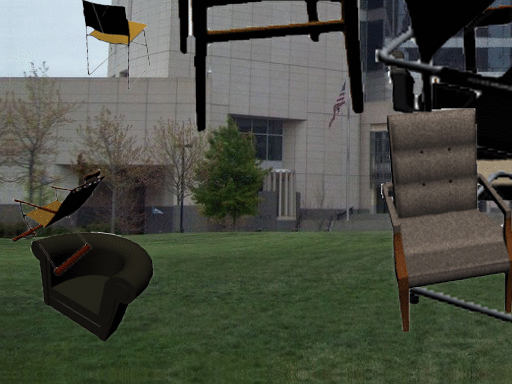
#> input picture ps3_code/p5/p5_data/chairs/frame_1_chairs.png, 512 x 384 px
$ python p5.py
#> lines starting #> are read from the running program, lines starting #| are printed output that depends on the picture
import numpy as np
import cv2
import os

# [108 lines left out: functions draw_tracks, Q5_A, Q5_B, not called in this run]


def dense_flow(frame1, frame2, title=None):
    prvs = cv2.cvtColor(frame1, cv2.COLOR_BGR2GRAY)
    hsv = np.zeros_like(frame1)
    hsv[..., 1] = 255

    next_frame = cv2.cvtColor(frame2, cv2.COLOR_BGR2GRAY)
    # computing flow using FlowFarneback
    flow = cv2.calcOpticalFlowFarneback(prvs, next_frame, None, 0.5, 3, 15, 3, 5, 1.2, 0)
    # getting cart to polar coordinates
    mag, ang = cv2.cartToPolar(flow[..., 0], flow[..., 1])
    hsv[..., 0] = ang*180/np.pi/2
    hsv[..., 2] = cv2.normalize(mag, None, 0, 255, cv2.NORM_MINMAX)
    bgr = cv2.cvtColor(hsv, cv2.COLOR_HSV2BGR)
    cv2.imwrite(f'farneback-{title}.png', bgr)
    print("saved HSV optical flow")


if __name__ == "__main__":
    # Q5 part(a)
    # pts = Q5_A(folder_path="./p5_data/globe1/")
    intrinsic = np.array([[486, 0, 318.5],
                          [0, 491, 237],
                          [0, 0, 1]])

    # Q5 part(b)
    # pts_3d = Q5_B(pts, intrinsic, folder_path="./p5_data/globe1/")
    # Q5 part(c) (tracking for books)
    # pts_book = Q5_A(folder_path="./p5_data/book/")
    # Q5 part(d)
    frame1 = cv2.imread('p5_data/chairs/frame_1_chairs.png')
#> frame1 is the input picture: shape (384, 512, 3); mean B, G, R 68.3, 78.8, 74.8
    frame2 = cv2.imread('p5_data/chairs/frame_2_chairs.png')
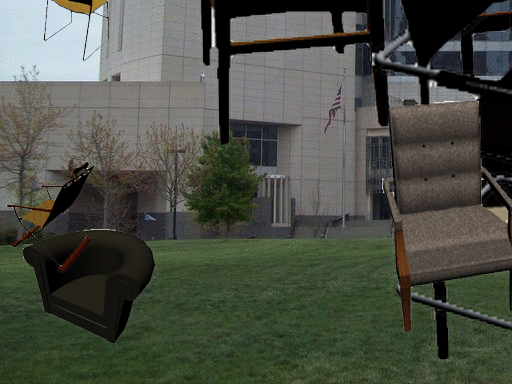
#> input picture ps3_code/p5/p5_data/chairs/frame_2_chairs.png, 512 x 384 px
#> frame2 is the input picture: shape (384, 512, 3); mean B, G, R 69.5, 79.4, 75.6
    dense_flow(frame1, frame2, title="chairs")
    frame1 = cv2.imread('p5_data/globe1/rgb04.png')
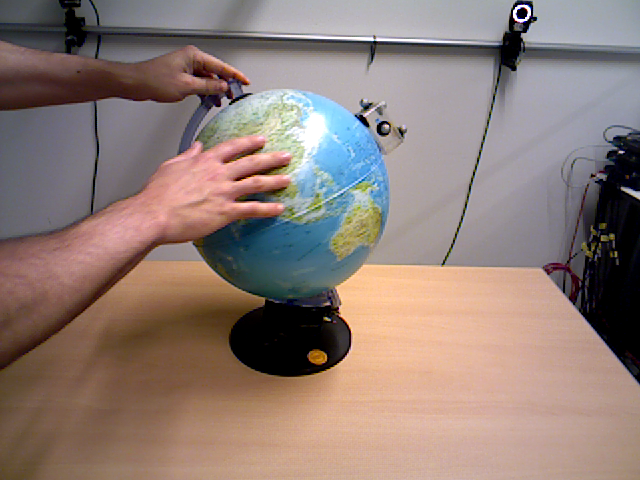
#> input picture ps3_code/p5/p5_data/globe1/rgb04.png, 640 x 480 px
#> frame1 is the input picture: shape (480, 640, 3); mean B, G, R 118.6, 125.3, 143.1
    frame2 = cv2.imread('p5_data/globe1/rgb05.png')
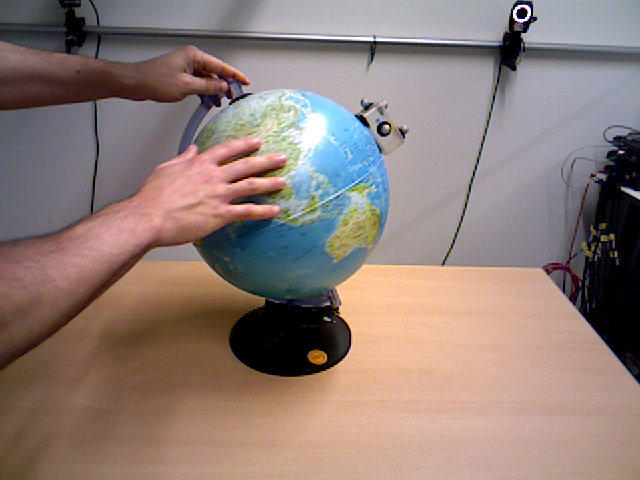
#> input picture ps3_code/p5/p5_data/globe1/rgb05.png, 640 x 480 px
#> frame2 is the input picture: shape (480, 640, 3); mean B, G, R 119.5, 125.3, 143.1
    dense_flow(frame1, frame2, title="globe")
#> call 2 of dense_flow, with title = 'globe'
#> in dense_flow (call 2), `prvs = cv2.cvtColor(frame1, cv2.COLOR_BGR2GRAY)`:
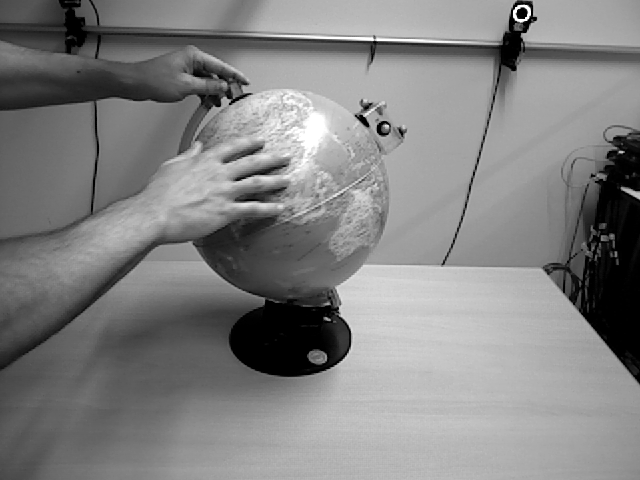
#> prvs: shape (480, 640); min 0, max 255, mean 129.9
#> in dense_flow (call 2), `mag, ang = cv2.cartToPolar(flow[..., 0], flow[..., 1])`:
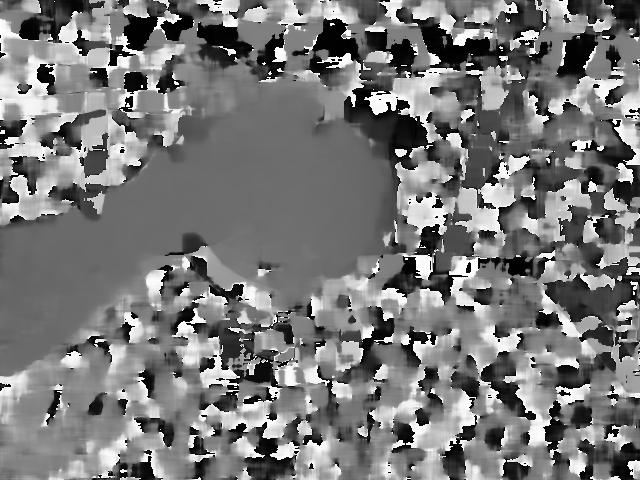
#> ang: shape (480, 640) float32; min 2.73e-05, max 6.28, mean 2.99; drawn with min black and max white
#> in dense_flow (call 2), `hsv[..., 2] = cv2.normalize(mag, None, 0, 255, cv2.NORM_MINMAX)`:
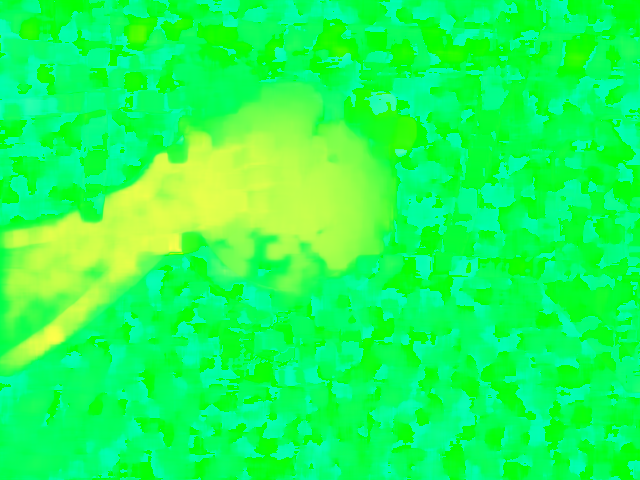
#> hsv: shape (480, 640, 3); mean of channels 0, 1, 2 85.2, 255, 28.7; drawn as B, G, R
#> in dense_flow (call 2), `bgr = cv2.cvtColor(hsv, cv2.COLOR_HSV2BGR)`:
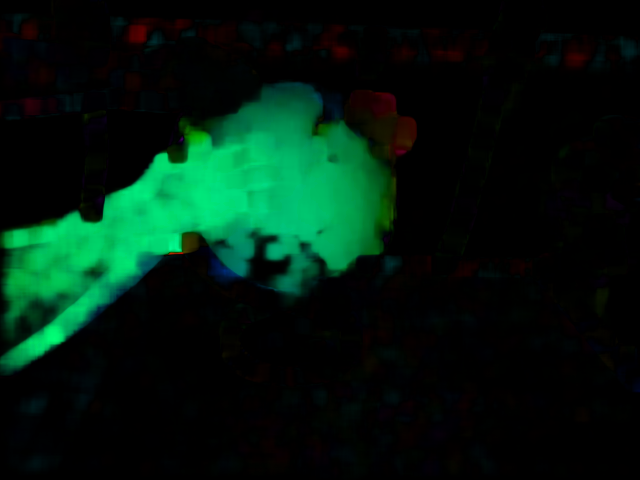
#> bgr: shape (480, 640, 3); mean B, G, R 14.6, 27.2, 1.3
    frame1 = cv2.imread('p5_data/globe2/rgb01.png')
    frame2 = cv2.imread('p5_data/globe2/rgb02.png')
    dense_flow(frame1, frame2, title="globe2")
#> (the run stopped early here; a loop or call above may not have finished)
